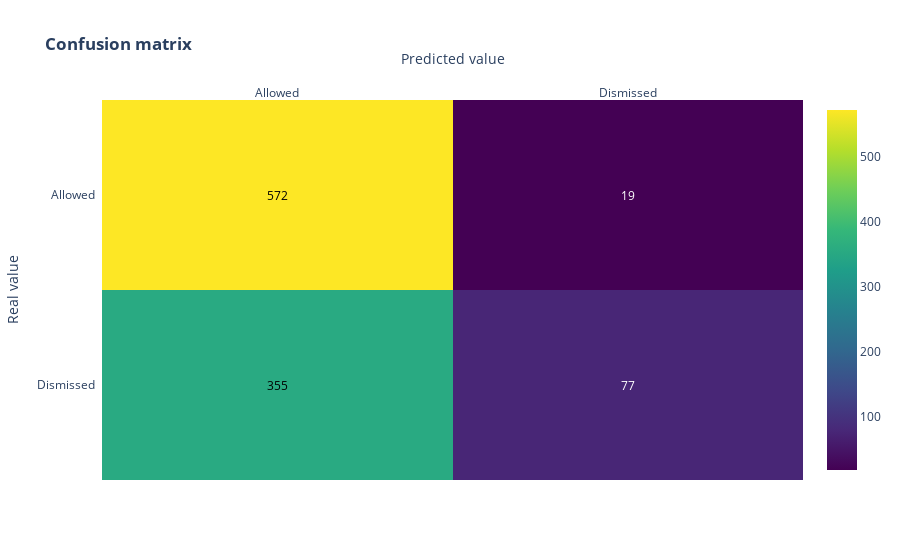

The notebook cell this image was saved under:
### Code cell
conf_matrix(metrics.confusion_matrix(Y_test, y_predRF))

### Figure 1 — Plotly figure (JSON) as saved in the notebook; plotly's stock layout.template omitted (floating-point values rounded to 4 significant figures)
{"data": [{"colorscale": [[0, "#440154"], [0.1111, "#482878"], [0.2222, "#3e4989"], [0.3333, "#31688e"], [0.4444, "#26828e"], [0.5556, "#1f9e89"], [0.6667, "#35b779"], [0.7778, "#6ece58"], [0.8889, "#b5de2b"], [1, "#fde725"]], "reversescale": false, "showscale": true, "type": "heatmap", "x": ["Allowed", "Dismissed"], "y": ["Dismissed", "Allowed"], "z": [[355, 77], [572, 19]]}], "layout": {"annotations": [{"font": {"color": "#000000"}, "showarrow": false, "text": "355", "x": "Allowed", "xref": "x", "y": "Dismissed", "yref": "y"}, {"font": {"color": "#FFFFFF"}, "showarrow": false, "text": "77", "x": "Dismissed", "xref": "x", "y": "Dismissed", "yref": "y"}, {"font": {"color": "#000000"}, "showarrow": false, "text": "572", "x": "Allowed", "xref": "x", "y": "Allowed", "yref": "y"}, {"font": {"color": "#FFFFFF"}, "showarrow": false, "text": "19", "x": "Dismissed", "xref": "x", "y": "Allowed", "yref": "y"}], "title": {"text": "<b>Confusion matrix</b>"}, "xaxis": {"dtick": 1, "gridcolor": "rgb(0, 0, 0)", "side": "top", "ticks": "", "title": {"text": "Predicted value"}}, "yaxis": {"dtick": 1, "ticks": "", "ticksuffix": "  ", "title": {"text": "Real value"}}}}
